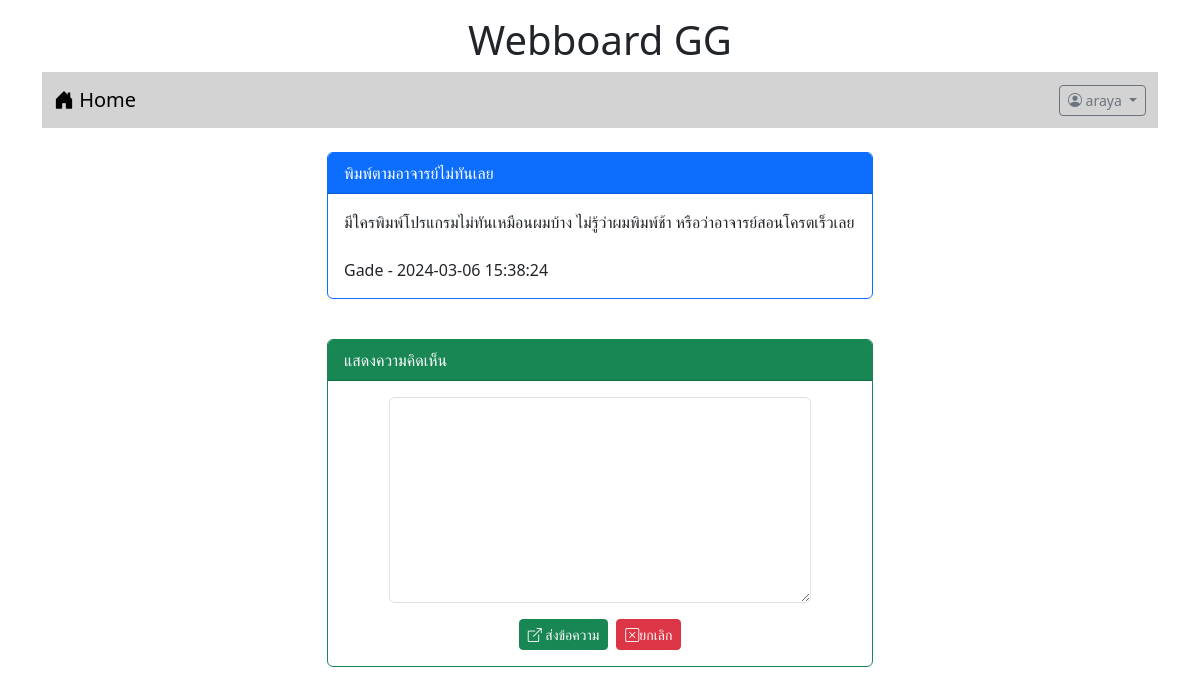
Page /post.php?id=3 (signed in) on the earlier database version.
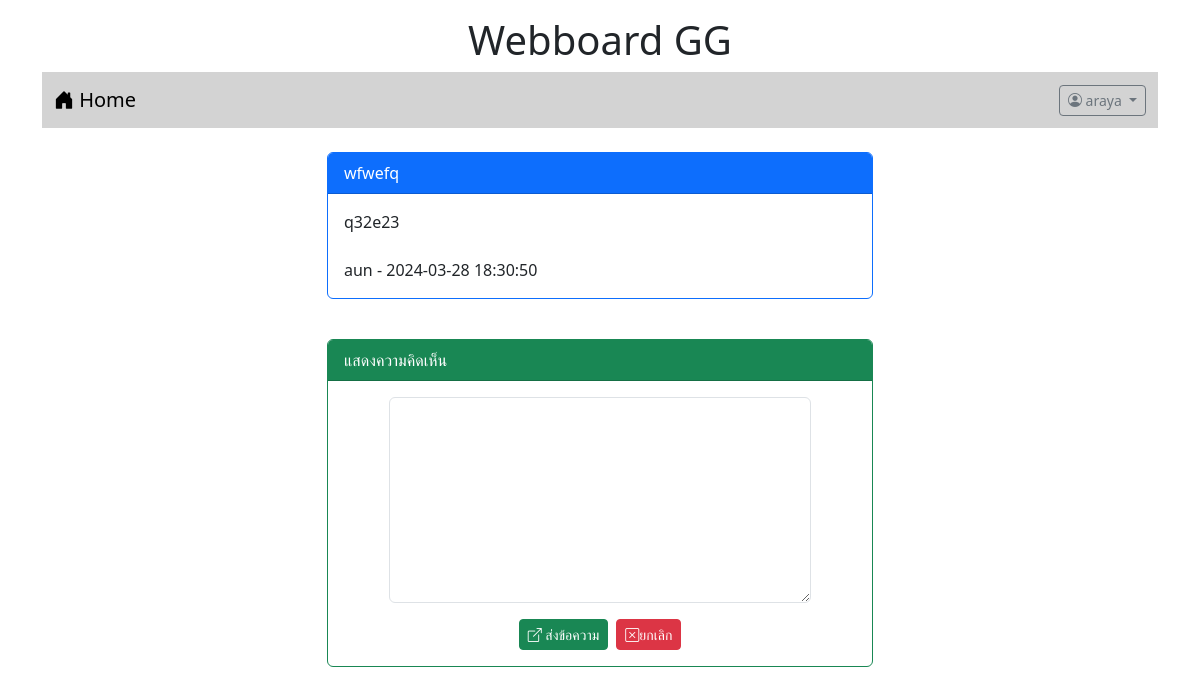
Same page on the later database version.
### tables this page shows
CREATE TABLE `post` (
  `id` int(11) NOT NULL,
  `title` varchar(128) NOT NULL,
  `content` varchar(2048) NOT NULL,
  `post_date` datetime NOT NULL,
  `cat_id` int(11) NOT NULL,
  `user_id` int(11) NOT NULL
);

CREATE TABLE `user` (
  `id` int(11) NOT NULL,
  `login` varchar(32) NOT NULL,
  `password` varchar(64) NOT NULL,
  `name` varchar(64) NOT NULL,
  `gender` char(1) NOT NULL,
  `email` varchar(32) NOT NULL,
  `role` char(1) NOT NULL
);

### post.php (the view, shortened to what this page needs)
<!DOCTYPE html>
<html lang="en">
<head>
    <link href="https://cdn.jsdelivr.net/npm/bootstrap@5.3.0-alpha1/dist/css/bootstrap.min.css" rel="stylesheet">
    <link rel="stylesheet" href="https://cdn.jsdelivr.net/npm/bootstrap-icons@1.10.3/font/bootstrap-icons.css">
</head>
<body>
    <div class="container-lg">
        <h1 style="text-align: center;" class="mt-3">Webboard GG</h1>
        <?php include "nav.php"?>
        <div class="row mt-4">
            <div class="col-lg-3 col-md-2 col-sm-1"></div>
            <div class="col-lg-6 col-md-8 col-sm-10">
            <?php
            $conn=new PDO("mysql:host=localhost;dbname=webboard;charset=utf8","root","");
            $sql="select post.title,post.content,post.post_date,user.login
            from post inner join user on
            (post.user_id=user.id) where post.id=$_GET[id]";
            $result=$conn->query($sql);
            while($row=$result->fetch()){
                echo "<div class='card border-primary'>";
                echo "<div class='card-header bg-primary text-white'>$row[0]</div>";
                echo "<div class='card-body'>$row[1]<br><br>$row[3] - $row[2]</div>";
                echo "</div>";
            }
            ?>
            <br>
                <?php if (isset($_SESSION['id'])) { ?>
                <div class="card border-success mt-3">
                <div class="card-header bg-success text-white">
                    แสดงความคิดเห็น</div>
                <div class="card-body">
                    <form action="post_save.php" method="post">
                        <div class="row mb-3 justify-content-center">
                            <div class="col-lg-10">
                                <textarea name="comment" rows="8"
                                class="form-control" required></textarea>
                            </div>
                        </div>
                        <div class="row">
                            <div class="col-lg-12 d-flex justify-content-center">
                                <button type="submit" class="btn btn-success btn-sm text-white">
                                    <i class="bi bi-box-arrow-up-right"></i> ส่งข้อความ
                                </button>
                                <button type="reset" class="btn btn-danger btn-sm ms-2">
                                    <i class="bi bi-x-square"></i>ยกเลิก</button>
                            </div>
                        </div>
                    </form>
                </div>
                </div>
                <?php } ?>
                <br>
            </div>
            <div class="col-lg-3 col-md-2 col-sm-1"></div>
        </div>
    </div>
</body>
</html>

Differences in the rows shown:
removed post: title "พิมพ์ตามอาจารย์ไม่ทันเลย", content "มีใครพิมพ์โปรแกรมไม่ทันเหมือนผมบ้าง ไม่รู้ว่าผมพิมพ์ช้า หรือว่าอาจารย์สอนโครตเร็วเลย", user.login "Gade", post_date "2024-03-06 15:38:24"
added post: title "wfwefq", content "q32e23", user.login "aun", post_date "2024-03-28 18:30:50"
